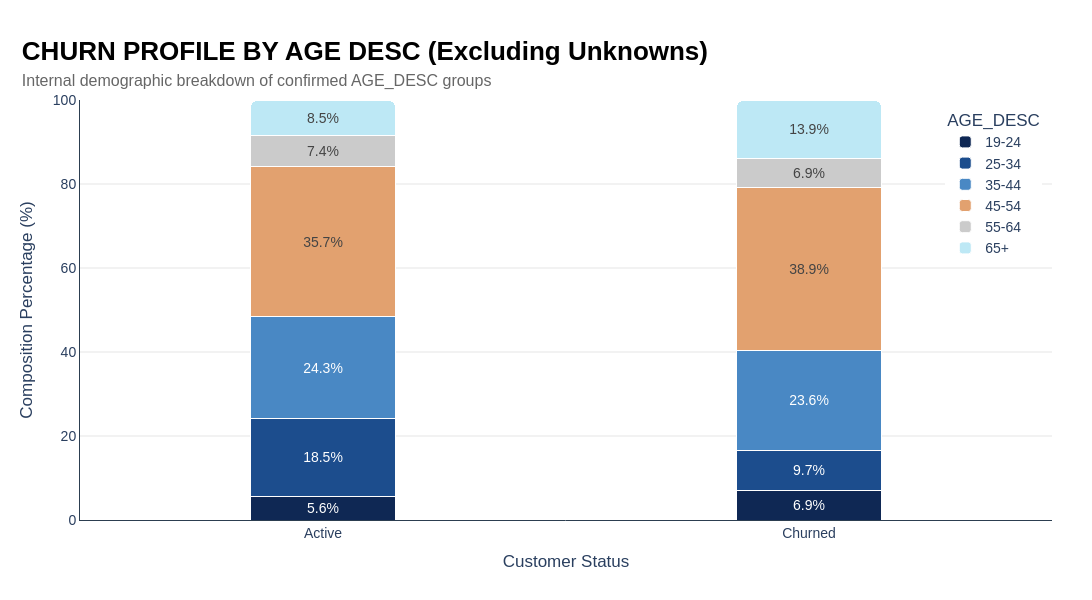
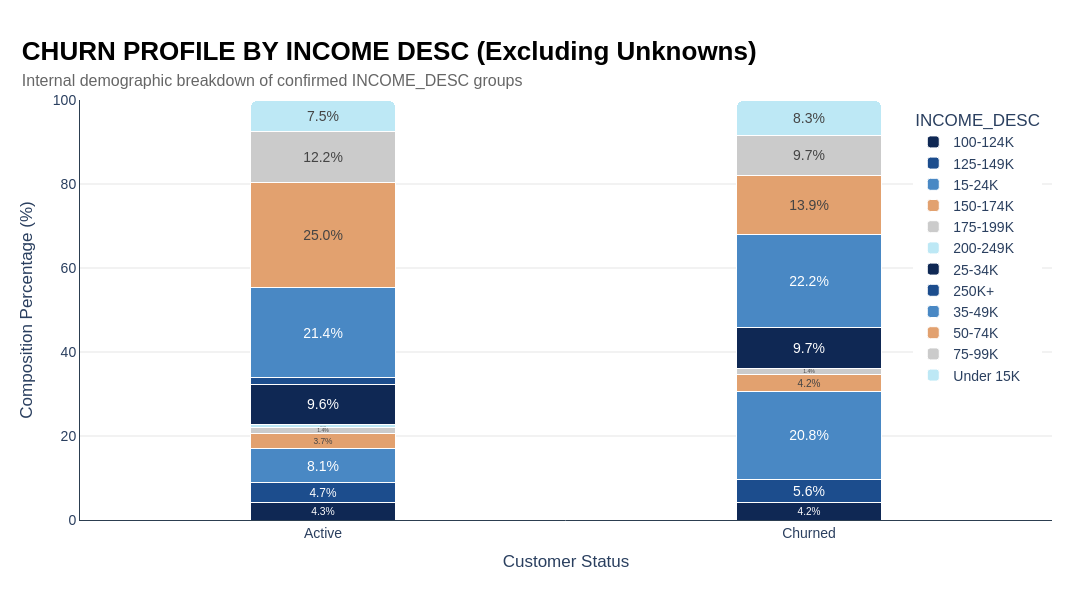
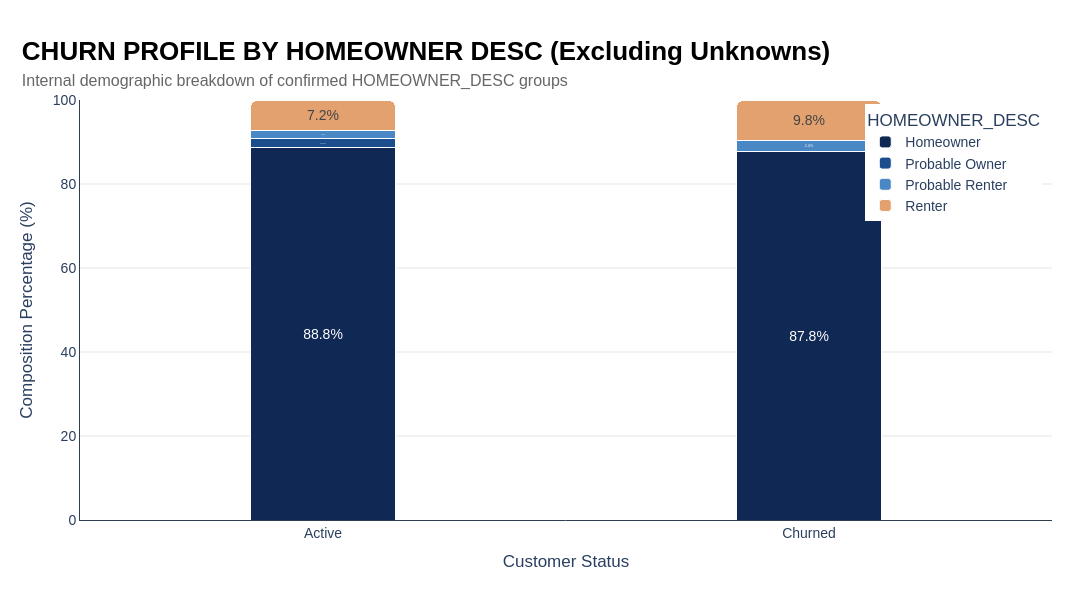
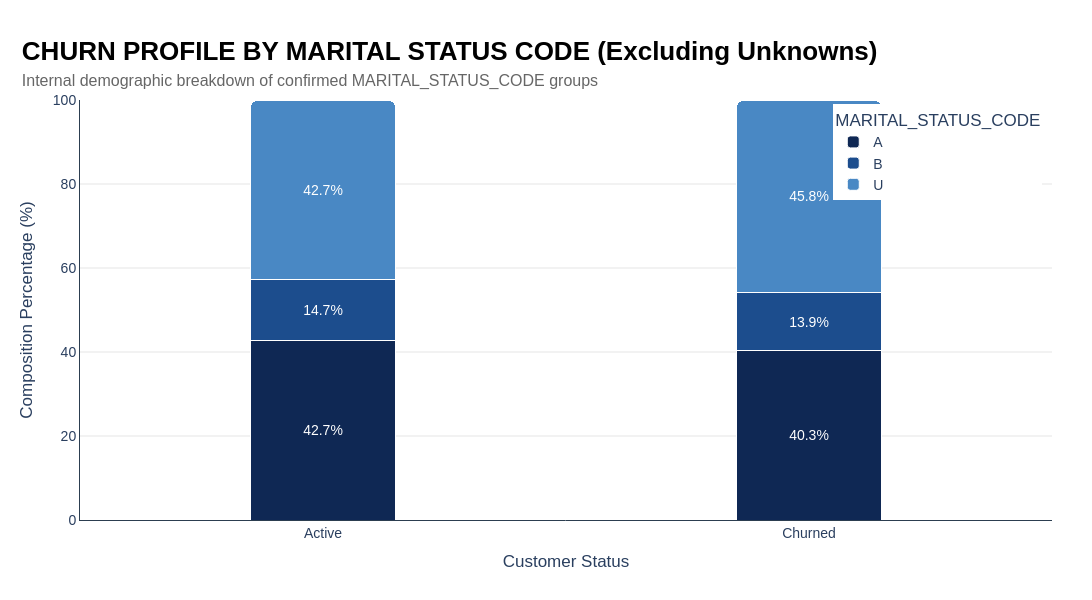

These figures' notebook cell, in order:
### Code cell
customer_base['Churn_Status'] = customer_base['is_churn'].map({0: 'Active', 1: 'Churned'})

for feature in features_to_plot:
    df_filtered = customer_base[customer_base[feature] != 'Unknown'].copy()

    composition_df = pd.crosstab(df_filtered['Churn_Status'], df_filtered[feature], normalize='index') * 100
    
    comp_melted = composition_df.reset_index().melt(
        id_vars='Churn_Status', 
        var_name=feature, 
        value_name='percentage'
    )

    fig = px.bar(
        comp_melted,
        x='Churn_Status',
        y='percentage',
        color=feature,
        text='percentage',
        color_discrete_sequence=donut_palette
    )

    fig.update_traces(
        texttemplate='%{text:.1f}%', 
        textposition='inside',
        insidetextanchor='middle',
        marker_line_color='white',
        marker_line_width=1,
        marker_cornerradius=8 
    )

    fig = apply_my_style(
        fig, 
        title=f"CHURN PROFILE BY {feature.replace('_', ' ')} (Excluding Unknowns)", 
        subtitle=f"Internal demographic breakdown of confirmed {feature} groups"
    )

    fig.update_layout(
        width=1600,     
        height=600,     
        bargap=0.7,     
        xaxis_title="Customer Status",
        yaxis_title="Composition Percentage (%)",
        barmode='stack',
        xaxis=dict(showgrid=False),
        yaxis=dict(range=[0, 100], showgrid=True, gridcolor=c['gray_light'])
    )

    fig.show()

### Figure 1 — Plotly figure (JSON) as saved in the notebook; plotly's stock layout.template omitted (floating-point values rounded to 4 significant figures)
{"data": [{"hovertemplate": "AGE_DESC=19-24<br>Churn_Status=%{x}<br>percentage=%{text}<extra></extra>", "insidetextanchor": "middle", "legendgroup": "19-24", "marker": {"color": "#0F2854", "cornerradius": 8, "line": {"color": "white", "width": 1}, "pattern": {"shape": ""}}, "name": "19-24", "orientation": "v", "showlegend": true, "text": [5.624, 6.944], "textposition": "inside", "texttemplate": "%{text:.1f}%", "type": "bar", "x": ["Active", "Churned"], "xaxis": "x", "y": [5.624, 6.944], "yaxis": "y"}, {"hovertemplate": "AGE_DESC=25-34<br>Churn_Status=%{x}<br>percentage=%{text}<extra></extra>", "insidetextanchor": "middle", "legendgroup": "25-34", "marker": {"color": "#1C4D8D", "cornerradius": 8, "line": {"color": "white", "width": 1}, "pattern": {"shape": ""}}, "name": "25-34", "orientation": "v", "showlegend": true, "text": [18.52, 9.722], "textposition": "inside", "texttemplate": "%{text:.1f}%", "type": "bar", "x": ["Active", "Churned"], "xaxis": "x", "y": [18.52, 9.722], "yaxis": "y"}, {"hovertemplate": "AGE_DESC=35-44<br>Churn_Status=%{x}<br>percentage=%{text}<extra></extra>", "insidetextanchor": "middle", "legendgroup": "35-44", "marker": {"color": "#4988C4", "cornerradius": 8, "line": {"color": "white", "width": 1}, "pattern": {"shape": ""}}, "name": "35-44", "orientation": "v", "showlegend": true, "text": [24.28, 23.61], "textposition": "inside", "texttemplate": "%{text:.1f}%", "type": "bar", "x": ["Active", "Churned"], "xaxis": "x", "y": [24.28, 23.61], "yaxis": "y"}, {"hovertemplate": "AGE_DESC=45-54<br>Churn_Status=%{x}<br>percentage=%{text}<extra></extra>", "insidetextanchor": "middle", "legendgroup": "45-54", "marker": {"color": "#E2A16F", "cornerradius": 8, "line": {"color": "white", "width": 1}, "pattern": {"shape": ""}}, "name": "45-54", "orientation": "v", "showlegend": true, "text": [35.67, 38.89], "textposition": "inside", "texttemplate": "%{text:.1f}%", "type": "bar", "x": ["Active", "Churned"], "xaxis": "x", "y": [35.67, 38.89], "yaxis": "y"}, {"hovertemplate": "AGE_DESC=55-64<br>Churn_Status=%{x}<br>percentage=%{text}<extra></extra>", "insidetextanchor": "middle", "legendgroup": "55-64", "marker": {"color": "#CBCBCB", "cornerradius": 8, "line": {"color": "white", "width": 1}, "pattern": {"shape": ""}}, "name": "55-64", "orientation": "v", "showlegend": true, "text": [7.407, 6.944], "textposition": "inside", "texttemplate": "%{text:.1f}%", "type": "bar", "x": ["Active", "Churned"], "xaxis": "x", "y": [7.407, 6.944], "yaxis": "y"}, {"hovertemplate": "AGE_DESC=65+<br>Churn_Status=%{x}<br>percentage=%{text}<extra></extra>", "insidetextanchor": "middle", "legendgroup": "65+", "marker": {"color": "#BDE8F5", "cornerradius": 8, "line": {"color": "white", "width": 1}, "pattern": {"shape": ""}}, "name": "65+", "orientation": "v", "showlegend": true, "text": [8.505, 13.89], "textposition": "inside", "texttemplate": "%{text:.1f}%", "type": "bar", "x": ["Active", "Churned"], "xaxis": "x", "y": [8.505, 13.89], "yaxis": "y"}], "layout": {"bargap": 0.7, "barmode": "stack", "font": {"family": "Montserrat, sans-serif", "size": 14}, "height": 600, "legend": {"title": {"text": "AGE_DESC"}, "tracegroupgap": 0, "x": 0.99, "xanchor": "right", "y": 0.99, "yanchor": "top"}, "margin": {"b": 80, "l": 80, "r": 40, "t": 100}, "paper_bgcolor": "white", "plot_bgcolor": "white", "title": {"font": {"family": "Montserrat, sans-serif"}, "text": "<b style='font-size:26px; color:black;'>CHURN PROFILE BY AGE DESC (Excluding Unknowns)</b><br><span style='font-size:16px; color:#666;'>Internal demographic breakdown of confirmed AGE_DESC groups</span>", "x": 0.02, "xanchor": "left", "y": 0.9, "yanchor": "top"}, "width": 1600, "xaxis": {"anchor": "y", "domain": [0, 1], "linecolor": "#2C3E50", "linewidth": 1, "mirror": false, "showgrid": false, "showline": true, "title": {"text": "Customer Status"}}, "yaxis": {"anchor": "x", "domain": [0, 1], "gridcolor": "#E5E5E5", "linecolor": "#2C3E50", "linewidth": 1, "mirror": false, "range": [0, 100], "showgrid": true, "showline": true, "title": {"text": "Composition Percentage (%)"}}}}

### Figure 2 — Plotly figure (JSON) as saved in the notebook; plotly's stock layout.template omitted (floating-point values rounded to 4 significant figures)
{"data": [{"hovertemplate": "INCOME_DESC=100-124K<br>Churn_Status=%{x}<br>percentage=%{text}<extra></extra>", "insidetextanchor": "middle", "legendgroup": "100-124K", "marker": {"color": "#0F2854", "cornerradius": 8, "line": {"color": "white", "width": 1}, "pattern": {"shape": ""}}, "name": "100-124K", "orientation": "v", "showlegend": true, "text": [4.252, 4.167], "textposition": "inside", "texttemplate": "%{text:.1f}%", "type": "bar", "x": ["Active", "Churned"], "xaxis": "x", "y": [4.252, 4.167], "yaxis": "y"}, {"hovertemplate": "INCOME_DESC=125-149K<br>Churn_Status=%{x}<br>percentage=%{text}<extra></extra>", "insidetextanchor": "middle", "legendgroup": "125-149K", "marker": {"color": "#1C4D8D", "cornerradius": 8, "line": {"color": "white", "width": 1}, "pattern": {"shape": ""}}, "name": "125-149K", "orientation": "v", "showlegend": true, "text": [4.664, 5.556], "textposition": "inside", "texttemplate": "%{text:.1f}%", "type": "bar", "x": ["Active", "Churned"], "xaxis": "x", "y": [4.664, 5.556], "yaxis": "y"}, {"hovertemplate": "INCOME_DESC=15-24K<br>Churn_Status=%{x}<br>percentage=%{text}<extra></extra>", "insidetextanchor": "middle", "legendgroup": "15-24K", "marker": {"color": "#4988C4", "cornerradius": 8, "line": {"color": "white", "width": 1}, "pattern": {"shape": ""}}, "name": "15-24K", "orientation": "v", "showlegend": true, "text": [8.093, 20.83], "textposition": "inside", "texttemplate": "%{text:.1f}%", "type": "bar", "x": ["Active", "Churned"], "xaxis": "x", "y": [8.093, 20.83], "yaxis": "y"}, {"hovertemplate": "INCOME_DESC=150-174K<br>Churn_Status=%{x}<br>percentage=%{text}<extra></extra>", "insidetextanchor": "middle", "legendgroup": "150-174K", "marker": {"color": "#E2A16F", "cornerradius": 8, "line": {"color": "white", "width": 1}, "pattern": {"shape": ""}}, "name": "150-174K", "orientation": "v", "showlegend": true, "text": [3.704, 4.167], "textposition": "inside", "texttemplate": "%{text:.1f}%", "type": "bar", "x": ["Active", "Churned"], "xaxis": "x", "y": [3.704, 4.167], "yaxis": "y"}, {"hovertemplate": "INCOME_DESC=175-199K<br>Churn_Status=%{x}<br>percentage=%{text}<extra></extra>", "insidetextanchor": "middle", "legendgroup": "175-199K", "marker": {"color": "#CBCBCB", "cornerradius": 8, "line": {"color": "white", "width": 1}, "pattern": {"shape": ""}}, "name": "175-199K", "orientation": "v", "showlegend": true, "text": [1.372, 1.389], "textposition": "inside", "texttemplate": "%{text:.1f}%", "type": "bar", "x": ["Active", "Churned"], "xaxis": "x", "y": [1.372, 1.389], "yaxis": "y"}, {"hovertemplate": "INCOME_DESC=200-249K<br>Churn_Status=%{x}<br>percentage=%{text}<extra></extra>", "insidetextanchor": "middle", "legendgroup": "200-249K", "marker": {"color": "#BDE8F5", "cornerradius": 8, "line": {"color": "white", "width": 1}, "pattern": {"shape": ""}}, "name": "200-249K", "orientation": "v", "showlegend": true, "text": [0.6859, 0.0], "textposition": "inside", "texttemplate": "%{text:.1f}%", "type": "bar", "x": ["Active", "Churned"], "xaxis": "x", "y": [0.6859, 0.0], "yaxis": "y"}, {"hovertemplate": "INCOME_DESC=25-34K<br>Churn_Status=%{x}<br>percentage=%{text}<extra></extra>", "insidetextanchor": "middle", "legendgroup": "25-34K", "marker": {"color": "#0F2854", "cornerradius": 8, "line": {"color": "white", "width": 1}, "pattern": {"shape": ""}}, "name": "25-34K", "orientation": "v", "showlegend": true, "text": [9.602, 9.722], "textposition": "inside", "texttemplate": "%{text:.1f}%", "type": "bar", "x": ["Active", "Churned"], "xaxis": "x", "y": [9.602, 9.722], "yaxis": "y"}, {"hovertemplate": "INCOME_DESC=250K+<br>Churn_Status=%{x}<br>percentage=%{text}<extra></extra>", "insidetextanchor": "middle", "legendgroup": "250K+", "marker": {"color": "#1C4D8D", "cornerradius": 8, "line": {"color": "white", "width": 1}, "pattern": {"shape": ""}}, "name": "250K+", "orientation": "v", "showlegend": true, "text": [1.509, 0.0], "textposition": "inside", "texttemplate": "%{text:.1f}%", "type": "bar", "x": ["Active", "Churned"], "xaxis": "x", "y": [1.509, 0.0], "yaxis": "y"}, {"hovertemplate": "INCOME_DESC=35-49K<br>Churn_Status=%{x}<br>percentage=%{text}<extra></extra>", "insidetextanchor": "middle", "legendgroup": "35-49K", "marker": {"color": "#4988C4", "cornerradius": 8, "line": {"color": "white", "width": 1}, "pattern": {"shape": ""}}, "name": "35-49K", "orientation": "v", "showlegend": true, "text": [21.4, 22.22], "textposition": "inside", "texttemplate": "%{text:.1f}%", "type": "bar", "x": ["Active", "Churned"], "xaxis": "x", "y": [21.4, 22.22], "yaxis": "y"}, {"hovertemplate": "INCOME_DESC=50-74K<br>Churn_Status=%{x}<br>percentage=%{text}<extra></extra>", "insidetextanchor": "middle", "legendgroup": "50-74K", "marker": {"color": "#E2A16F", "cornerradius": 8, "line": {"color": "white", "width": 1}, "pattern": {"shape": ""}}, "name": "50-74K", "orientation": "v", "showlegend": true, "text": [24.97, 13.89], "textposition": "inside", "texttemplate": "%{text:.1f}%", "type": "bar", "x": ["Active", "Churned"], "xaxis": "x", "y": [24.97, 13.89], "yaxis": "y"}, {"hovertemplate": "INCOME_DESC=75-99K<br>Churn_Status=%{x}<br>percentage=%{text}<extra></extra>", "insidetextanchor": "middle", "legendgroup": "75-99K", "marker": {"color": "#CBCBCB", "cornerradius": 8, "line": {"color": "white", "width": 1}, "pattern": {"shape": ""}}, "name": "75-99K", "orientation": "v", "showlegend": true, "text": [12.21, 9.722], "textposition": "inside", "texttemplate": "%{text:.1f}%", "type": "bar", "x": ["Active", "Churned"], "xaxis": "x", "y": [12.21, 9.722], "yaxis": "y"}, {"hovertemplate": "INCOME_DESC=Under 15K<br>Churn_Status=%{x}<br>percentage=%{text}<extra></extra>", "insidetextanchor": "middle", "legendgroup": "Under 15K", "marker": {"color": "#BDE8F5", "cornerradius": 8, "line": {"color": "white", "width": 1}, "pattern": {"shape": ""}}, "name": "Under 15K", "orientation": "v", "showlegend": true, "text": [7.545, 8.333], "textposition": "inside", "texttemplate": "%{text:.1f}%", "type": "bar", "x": ["Active", "Churned"], "xaxis": "x", "y": [7.545, 8.333], "yaxis": "y"}], "layout": {"bargap": 0.7, "barmode": "stack", "font": {"family": "Montserrat, sans-serif", "size": 14}, "height": 600, "legend": {"title": {"text": "INCOME_DESC"}, "tracegroupgap": 0, "x": 0.99, "xanchor": "right", "y": 0.99, "yanchor": "top"}, "margin": {"b": 80, "l": 80, "r": 40, "t": 100}, "paper_bgcolor": "white", "plot_bgcolor": "white", "title": {"font": {"family": "Montserrat, sans-serif"}, "text": "<b style='font-size:26px; color:black;'>CHURN PROFILE BY INCOME DESC (Excluding Unknowns)</b><br><span style='font-size:16px; color:#666;'>Internal demographic breakdown of confirmed INCOME_DESC groups</span>", "x": 0.02, "xanchor": "left", "y": 0.9, "yanchor": "top"}, "width": 1600, "xaxis": {"anchor": "y", "domain": [0, 1], "linecolor": "#2C3E50", "linewidth": 1, "mirror": false, "showgrid": false, "showline": true, "title": {"text": "Customer Status"}}, "yaxis": {"anchor": "x", "domain": [0, 1], "gridcolor": "#E5E5E5", "linecolor": "#2C3E50", "linewidth": 1, "mirror": false, "range": [0, 100], "showgrid": true, "showline": true, "title": {"text": "Composition Percentage (%)"}}}}

### Figure 3 — Plotly figure (JSON) as saved in the notebook; plotly's stock layout.template omitted (floating-point values rounded to 4 significant figures)
{"data": [{"hovertemplate": "HOMEOWNER_DESC=Homeowner<br>Churn_Status=%{x}<br>percentage=%{text}<extra></extra>", "insidetextanchor": "middle", "legendgroup": "Homeowner", "marker": {"color": "#0F2854", "cornerradius": 8, "line": {"color": "white", "width": 1}, "pattern": {"shape": ""}}, "name": "Homeowner", "orientation": "v", "showlegend": true, "text": [88.8, 87.8], "textposition": "inside", "texttemplate": "%{text:.1f}%", "type": "bar", "x": ["Active", "Churned"], "xaxis": "x", "y": [88.8, 87.8], "yaxis": "y"}, {"hovertemplate": "HOMEOWNER_DESC=Probable Owner<br>Churn_Status=%{x}<br>percentage=%{text}<extra></extra>", "insidetextanchor": "middle", "legendgroup": "Probable Owner", "marker": {"color": "#1C4D8D", "cornerradius": 8, "line": {"color": "white", "width": 1}, "pattern": {"shape": ""}}, "name": "Probable Owner", "orientation": "v", "showlegend": true, "text": [2.087, 0.0], "textposition": "inside", "texttemplate": "%{text:.1f}%", "type": "bar", "x": ["Active", "Churned"], "xaxis": "x", "y": [2.087, 0.0], "yaxis": "y"}, {"hovertemplate": "HOMEOWNER_DESC=Probable Renter<br>Churn_Status=%{x}<br>percentage=%{text}<extra></extra>", "insidetextanchor": "middle", "legendgroup": "Probable Renter", "marker": {"color": "#4988C4", "cornerradius": 8, "line": {"color": "white", "width": 1}, "pattern": {"shape": ""}}, "name": "Probable Renter", "orientation": "v", "showlegend": true, "text": [1.898, 2.439], "textposition": "inside", "texttemplate": "%{text:.1f}%", "type": "bar", "x": ["Active", "Churned"], "xaxis": "x", "y": [1.898, 2.439], "yaxis": "y"}, {"hovertemplate": "HOMEOWNER_DESC=Renter<br>Churn_Status=%{x}<br>percentage=%{text}<extra></extra>", "insidetextanchor": "middle", "legendgroup": "Renter", "marker": {"color": "#E2A16F", "cornerradius": 8, "line": {"color": "white", "width": 1}, "pattern": {"shape": ""}}, "name": "Renter", "orientation": "v", "showlegend": true, "text": [7.211, 9.756], "textposition": "inside", "texttemplate": "%{text:.1f}%", "type": "bar", "x": ["Active", "Churned"], "xaxis": "x", "y": [7.211, 9.756], "yaxis": "y"}], "layout": {"bargap": 0.7, "barmode": "stack", "font": {"family": "Montserrat, sans-serif", "size": 14}, "height": 600, "legend": {"title": {"text": "HOMEOWNER_DESC"}, "tracegroupgap": 0, "x": 0.99, "xanchor": "right", "y": 0.99, "yanchor": "top"}, "margin": {"b": 80, "l": 80, "r": 40, "t": 100}, "paper_bgcolor": "white", "plot_bgcolor": "white", "title": {"font": {"family": "Montserrat, sans-serif"}, "text": "<b style='font-size:26px; color:black;'>CHURN PROFILE BY HOMEOWNER DESC (Excluding Unknowns)</b><br><span style='font-size:16px; color:#666;'>Internal demographic breakdown of confirmed HOMEOWNER_DESC groups</span>", "x": 0.02, "xanchor": "left", "y": 0.9, "yanchor": "top"}, "width": 1600, "xaxis": {"anchor": "y", "domain": [0, 1], "linecolor": "#2C3E50", "linewidth": 1, "mirror": false, "showgrid": false, "showline": true, "title": {"text": "Customer Status"}}, "yaxis": {"anchor": "x", "domain": [0, 1], "gridcolor": "#E5E5E5", "linecolor": "#2C3E50", "linewidth": 1, "mirror": false, "range": [0, 100], "showgrid": true, "showline": true, "title": {"text": "Composition Percentage (%)"}}}}

### Figure 4 — Plotly figure (JSON) as saved in the notebook; plotly's stock layout.template omitted (floating-point values rounded to 4 significant figures)
{"data": [{"hovertemplate": "MARITAL_STATUS_CODE=A<br>Churn_Status=%{x}<br>percentage=%{text}<extra></extra>", "insidetextanchor": "middle", "legendgroup": "A", "marker": {"color": "#0F2854", "cornerradius": 8, "line": {"color": "white", "width": 1}, "pattern": {"shape": ""}}, "name": "A", "orientation": "v", "showlegend": true, "text": [42.66, 40.28], "textposition": "inside", "texttemplate": "%{text:.1f}%", "type": "bar", "x": ["Active", "Churned"], "xaxis": "x", "y": [42.66, 40.28], "yaxis": "y"}, {"hovertemplate": "MARITAL_STATUS_CODE=B<br>Churn_Status=%{x}<br>percentage=%{text}<extra></extra>", "insidetextanchor": "middle", "legendgroup": "B", "marker": {"color": "#1C4D8D", "cornerradius": 8, "line": {"color": "white", "width": 1}, "pattern": {"shape": ""}}, "name": "B", "orientation": "v", "showlegend": true, "text": [14.68, 13.89], "textposition": "inside", "texttemplate": "%{text:.1f}%", "type": "bar", "x": ["Active", "Churned"], "xaxis": "x", "y": [14.68, 13.89], "yaxis": "y"}, {"hovertemplate": "MARITAL_STATUS_CODE=U<br>Churn_Status=%{x}<br>percentage=%{text}<extra></extra>", "insidetextanchor": "middle", "legendgroup": "U", "marker": {"color": "#4988C4", "cornerradius": 8, "line": {"color": "white", "width": 1}, "pattern": {"shape": ""}}, "name": "U", "orientation": "v", "showlegend": true, "text": [42.66, 45.83], "textposition": "inside", "texttemplate": "%{text:.1f}%", "type": "bar", "x": ["Active", "Churned"], "xaxis": "x", "y": [42.66, 45.83], "yaxis": "y"}], "layout": {"bargap": 0.7, "barmode": "stack", "font": {"family": "Montserrat, sans-serif", "size": 14}, "height": 600, "legend": {"title": {"text": "MARITAL_STATUS_CODE"}, "tracegroupgap": 0, "x": 0.99, "xanchor": "right", "y": 0.99, "yanchor": "top"}, "margin": {"b": 80, "l": 80, "r": 40, "t": 100}, "paper_bgcolor": "white", "plot_bgcolor": "white", "title": {"font": {"family": "Montserrat, sans-serif"}, "text": "<b style='font-size:26px; color:black;'>CHURN PROFILE BY MARITAL STATUS CODE (Excluding Unknowns)</b><br><span style='font-size:16px; color:#666;'>Internal demographic breakdown of confirmed MARITAL_STATUS_CODE groups</span>", "x": 0.02, "xanchor": "left", "y": 0.9, "yanchor": "top"}, "width": 1600, "xaxis": {"anchor": "y", "domain": [0, 1], "linecolor": "#2C3E50", "linewidth": 1, "mirror": false, "showgrid": false, "showline": true, "title": {"text": "Customer Status"}}, "yaxis": {"anchor": "x", "domain": [0, 1], "gridcolor": "#E5E5E5", "linecolor": "#2C3E50", "linewidth": 1, "mirror": false, "range": [0, 100], "showgrid": true, "showline": true, "title": {"text": "Composition Percentage (%)"}}}}
